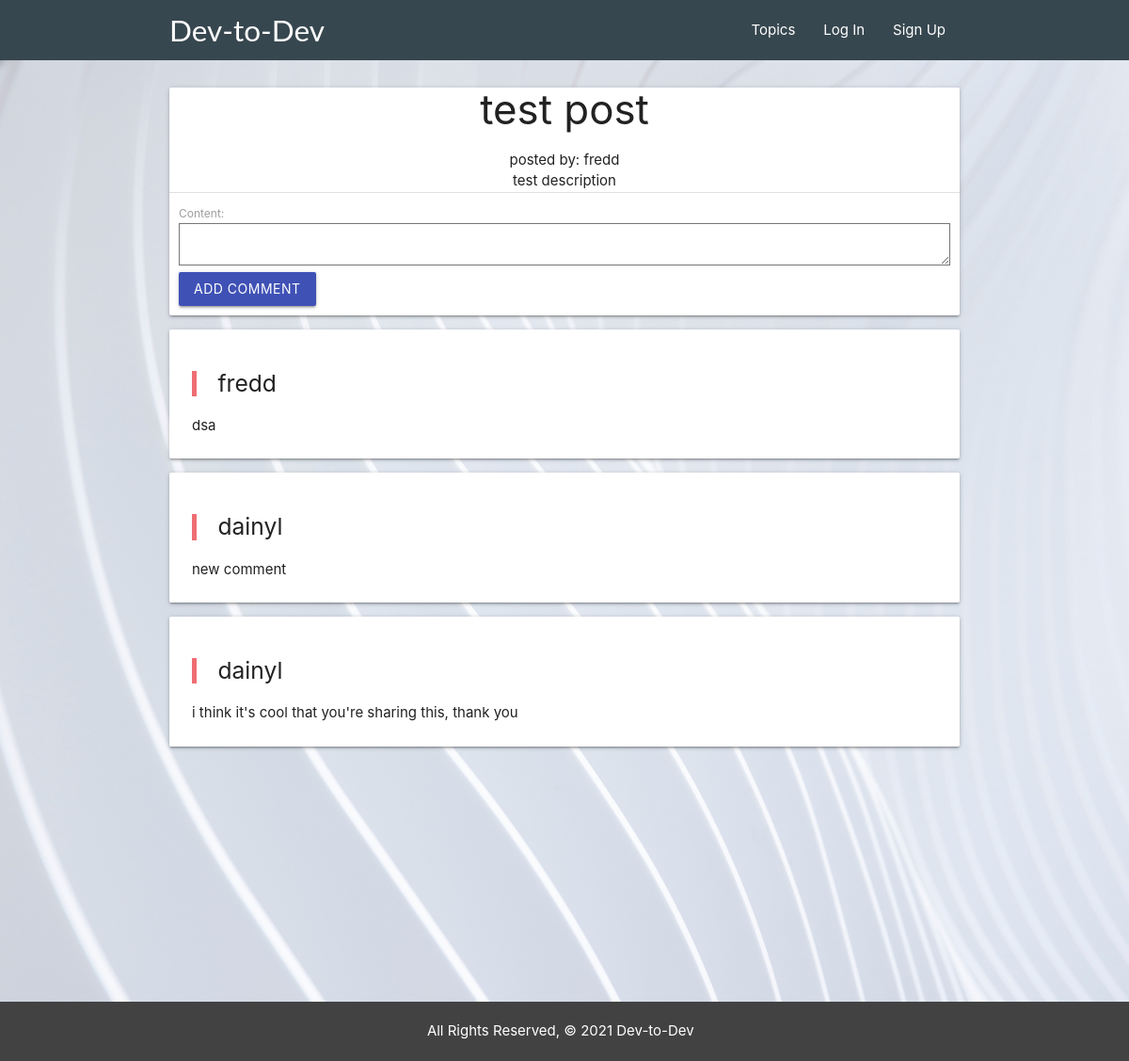
The page /topics/8/17/ on the database its author committed.
### main_app/models.py (models this page shows, shortened)
class Post(models.Model):
    title = models.CharField(max_length=50)
    description = models.TextField(max_length=250)
    score = models.IntegerField(default=0, editable=False)
    admin = models.BooleanField(default=False, editable=False)
    date = models.DateField('date_published', auto_now=True)
    topic = models.ForeignKey(Topic, on_delete=models.CASCADE)
    user = models.ForeignKey(User, on_delete=models.CASCADE)

class Comment(models.Model):
    content = models.TextField(max_length=250)
    score = models.IntegerField(default=0, editable=False)
    date = models.DateField('date_published', auto_now=True)
    post = models.ForeignKey(Post, on_delete=models.CASCADE)
    user = models.ForeignKey(User, on_delete=CASCADE)

### main_app/views.py (the view)
# urls.py: path('topics/<int:topic_id>/<int:post_id>/', views.posts_detail, name='posts_detail'),
def posts_detail(request, topic_id, post_id):
  post = Post.objects.get(id=post_id)
  topic_id = topic_id
  comment_form = CommentForm()
  return render(request, 'posts/detail.html', {
    'post': post,
    'comment_form': comment_form,
    'topic_id': topic_id
  })

### main_app/forms.py
class CommentForm(forms.ModelForm):
    class Meta:
        model = Comment
        fields = ('content',)

### main_app/templates/posts/detail.html (shortened to what this page needs)
{% extends 'base.html' %}
{% block content %}
<div class="container">
	<div class="row">
		<div class="card">
			<div class="topic_detail center-align">
				<h3>{{ post.title }}</h3>
				<p>posted by: {{ post.user }}</p>
				<p>{{ post.description }}</p>
			</div>
			<div class="divider"></div>
			<form action="{% url 'comments_create' topic_id post.id %}" method="post">
				{{ comment_form.as_p }}
				<input class="btn indigo" type="submit" value="Add Comment">
			</form>
		</div>
		{% for comment in post.comment_set.all %}
			<div class="card">
				<div class="card-content">
					<blockquote><h5>{{ comment.user }}</h5></blockquote>
					<p class="left-align">{{ comment.content }}</p>
				</div>
			</div>
		{% endfor %}
	</div>
</div>
{% endblock %}

### main_app/static/css/style.css (style rules this page uses)
* { box-sizing: border-box; margin: 0; }
body { display: flex; flex-direction: column; min-height: 100vh; }
form { padding: 10px; }

### rows shown on the page
Post: title "test post", user "fredd", description "test description"
Comment: user "fredd", content "dsa"
Comment: user "dainyl", content "new comment"
Comment: user "dainyl", content "i think it's cool that you're sharing this, thank you"
